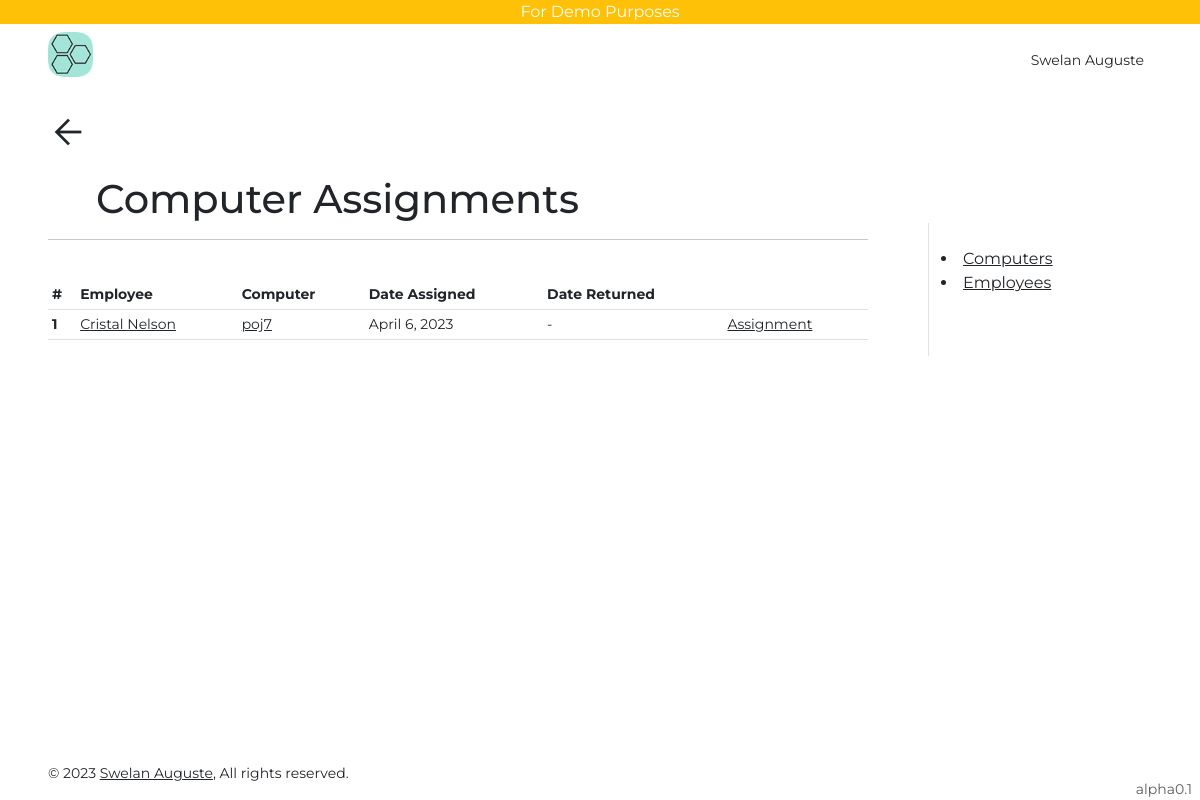
The page /computer-assignments/ (signed in) on the database its author committed.
### users/models.py (models this page shows, shortened)
class User(AbstractUser):
    is_viewer = models.BooleanField(default=True)
    is_admin = models.BooleanField(default=False)

class Profile(models.Model):
    user = models.OneToOneField(User, on_delete=models.CASCADE, related_name="profile")
    uid = models.UUIDField(default=uuid.uuid4, editable=False, unique=True)
    first_name = models.CharField(max_length=255)
    last_name = models.CharField(max_length=255, blank=True)
    slug = models.SlugField(max_length=255, blank=True)
    phone = models.TextField(null=True, default="+1")
    phone1 = models.TextField(blank=True)
    bio = models.TextField(blank=True)
    def get_absolute_url(self):
        return reverse("profile", kwargs={"slug": self.slug})
    def __str__(self) -> str:
        if self.first_name and self.last_name:
            return f"{self.first_name} {self.last_name}"
        return self.user.email

### inventory/models.py (models this page shows, shortened)
class ComputerAssignment(models.Model):
    computer = models.ForeignKey(
        Computer, on_delete=models.CASCADE, related_name="computer_assignments"
    )
    employee = models.ForeignKey(
        Employee,
        on_delete=models.CASCADE,
        null=True,
        blank=True,
        related_name="computer_assignments",
    )
    date_assigned = models.DateField(auto_now_add=True, null=True)
    date_returned = models.DateField(null=True, blank=True)

class Employee(models.Model):
    name = models.CharField(max_length=255)
    dept = models.ForeignKey(
        Department,
        on_delete=models.CASCADE,
        null=True,
        blank=True,
        verbose_name="department",
    )
    ext = models.CharField(max_length=20, null=True, blank=True)
    class Meta:
        ordering = ("name",)
    def get_absolute_url(self):
        return reverse("employee-detail", kwargs={"pk": self.pk})
    def __str__(self):
        return self.name

class Computer(models.Model):
    serial_number = models.CharField(max_length=255, unique=True)
    model = models.ForeignKey(ComputerModel, on_delete=models.CASCADE)
    supplier = models.ForeignKey(Supplier, on_delete=models.CASCADE)
    def get_absolute_url(self):
        return reverse("computer-detail", kwargs={"pk": self.pk})

### inventory/views.py (the view)
class ComputerAssignmentListView(LoginRequiredMixin, ListView):
    model = ComputerAssignment

### templates/inventory/computerassignment_list.html (shortened to what this page needs)
{% extends 'base.html' %}
{% block content %}
{% include 'go_back.html' %}
<div class="row">
    <div class="col">
        <span class="h1 px-5">Computer Assignments</span>
        <hr><br>
        <div class="table-responsive">
            <table class="table table-sm table-hover small">
                <thead>
                    <tr>
                        <th scope="col">#</th>
                        <th scope="col">Employee</th>
                        <th scope="col">Computer</th>
                        <th scope="col">Date Assigned</th>
                        <th scope="col">Date Returned</th>
                        <th scope="col"></th>
                    </tr>
                </thead>
                <tbody>
                    {% for ob in object_list %}
                    <tr>
                        <th scope="row">{{forloop.counter}}</th>
                        <td><a class="text-dark"
                                href="{{ob.employee.get_absolute_url}}">{{ob.employee|default:'unassigned'}}</a>
                        </td>
                        <td><a class="text-dark"
                                href="{{ob.computer.get_absolute_url}}">{{ob.computer.serial_number}}</a>
                        </td>
                        <td>{{ob.date_assigned}}</td>
                        <td>{{ob.date_returned|default:'-'}}</td>
                        <td><a class="text-dark"
                                href="{% url 'computer-assignment-update' ob.pk %}">Assignment</a>
                        </td>
                    </tr>
                    {% endfor %}
                </tbody>
            </table>
        </div>
    </div>
    <div class="col-lg-2 rounded-0 border-start py-4 mx-5 mt-lg-5">
        <li> <a class="text-dark"
                href="{% url 'computer-list' %}">Computers</a></li>
        <li> <a class="disabled text-dark"
                href="{% url 'employee-list' %}">Employees</a></li>
    </div>
</div>
{% endblock content %}

### templates/navbar.html (shortened to what this page needs)
{% load static %}
<div class="w-100 bg-warning text-center text-white">For Demo Purposes</div>
<nav class="row sticky-top bg-white">
    <div class="col">
        <div class="d-flex py-lg-2 px-lg-5 p-3 bg-white">
            <a class="h3 text-decoration-none text-dark fw-bold me-4"
                href="/">
            <img height="45rem" src="{% static 'images/favicon.ico' %}" alt=""></a>
        </div>
    </div>
    <div class="col">
        <div class="d-flex py-lg-4 px-lg-5 p-3 bg-white justify-content-end">
            {% if request.user.is_authenticated %}
            <div class="dropdown me-2">
                <a class="text-decoration-none text-dark bg-transparent border-0 small p-0 m-0"
                    type="button"
                    data-bs-toggle="dropdown"
                    aria-expanded="false">
                    <span>{{request.user.profile}}</span>
                </a>
            </div>
            {% else %}
            <a class="text-dark"
                href="{% url 'account_login' %}">Sign in</a></li>
            {% endif %}
        </div>
    </div>
</nav>

### static/css/styles.css (style rules this page uses)
html, body { font-family: 'Montserrat', sans-serif; }
body { min-height: 100vh; min-height: -webkit-fill-available; }
html { height: -webkit-fill-available; }

### rows shown on the page
User: user.profile "Swelan Auguste"
ComputerAssignment: employee "Cristal Nelson", computer.serial_number "poj7", date_assigned "April 6, 2023", date_returned "-"
